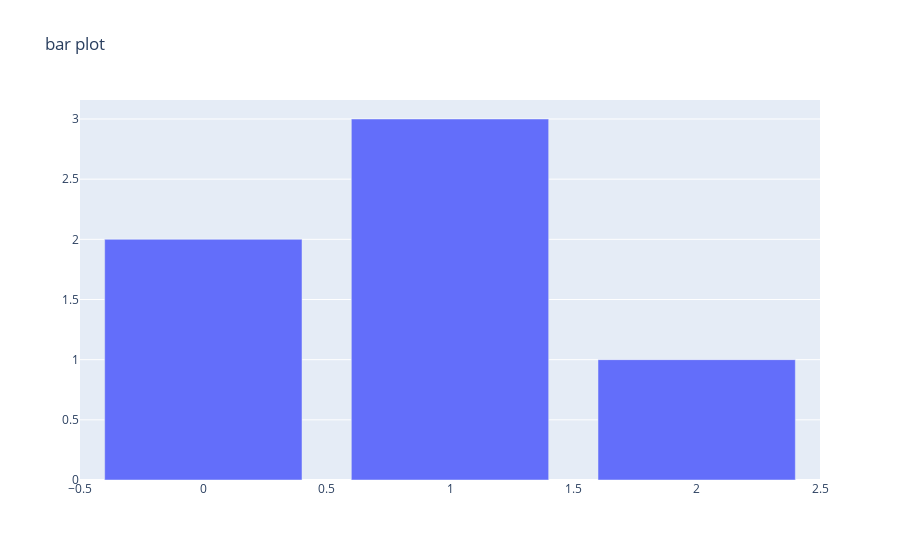
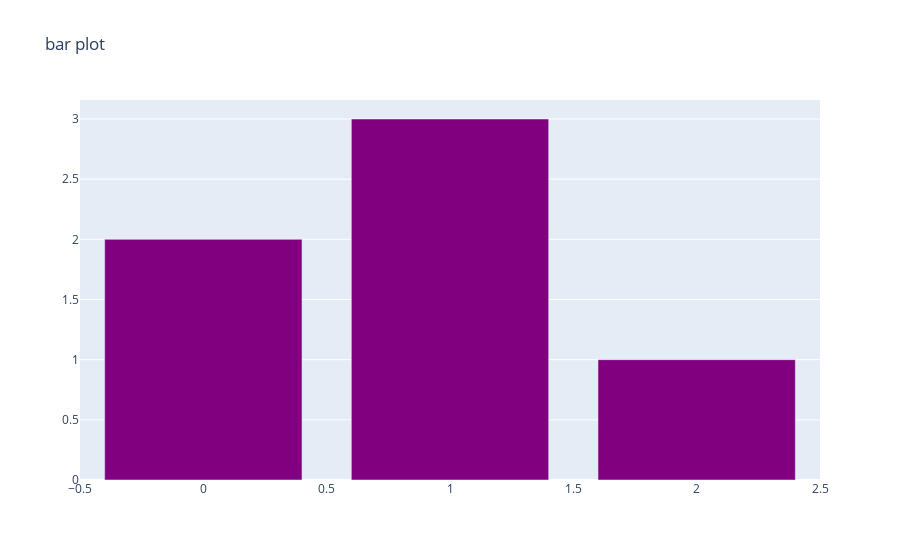

Notebook code cell kept with these figures, in order:
### Code cell
import plotly.graph_objects as go
fig = go.Figure(
    data=[go.Bar(y=[2, 3, 1])],
    layout=go.Layout(title="bar plot"))
fig.show()
fig.data[0].marker = dict(color='purple')
fig

### Figure 1 — Plotly figure (JSON) as saved in the notebook; plotly's stock layout.template omitted (floating-point values rounded to 4 significant figures)
{"data": [{"type": "bar", "y": [2, 3, 1]}], "layout": {"title": {"text": "bar plot"}}}

### Figure 2 — Plotly figure (JSON) as saved in the notebook; plotly's stock layout.template omitted (floating-point values rounded to 4 significant figures)
{"data": [{"marker": {"color": "purple"}, "type": "bar", "y": [2, 3, 1]}], "layout": {"title": {"text": "bar plot"}}}
